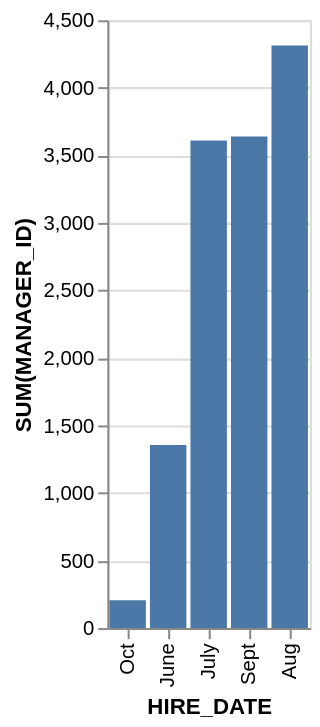

Write a Vega-Lite specification for this figure.
### Vega-Lite specification from a JSON file in a GitHub repository (floating-point values rounded to 4 significant figures)
{"data": {"values": [{"x_data": "Oct", "y_data": 205}, {"x_data": "June", "y_data": 1355}, {"x_data": "July", "y_data": 3610}, {"x_data": "Sept", "y_data": 3640}, {"x_data": "Aug", "y_data": 4314}]}, "mark": "bar", "encoding": {"x": {"field": "x_data", "type": "nominal", "title": "HIRE_DATE", "sort": {"op": "sum", "field": "y_data", "order": "ascending"}}, "y": {"field": "y_data", "type": "quantitative", "title": "SUM(MANAGER_ID)"}}}
